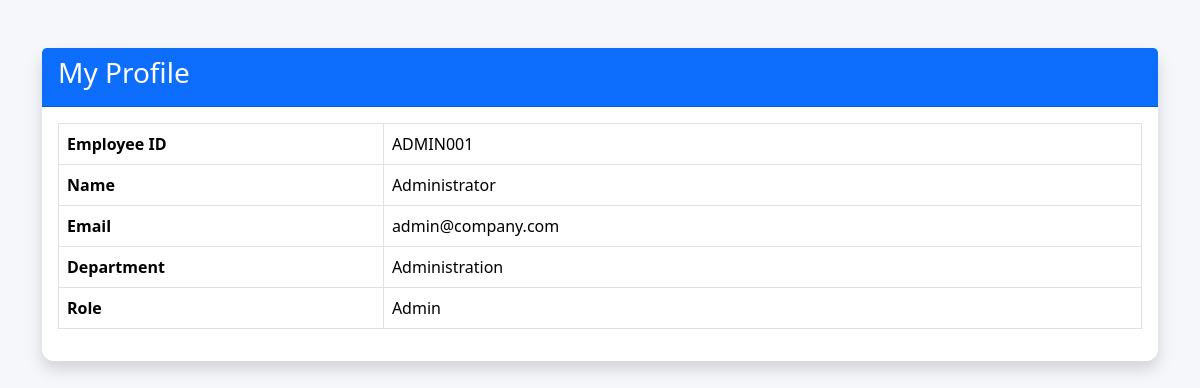
The app's page /profile (signed in) with its own data.
### models.py (models this page shows)
class User(db.Model):
    id = db.Column(db.Integer, primary_key=True)
    employee_id = db.Column(db.String(20), unique=True)
    name = db.Column(db.String(100), nullable=False)
    email = db.Column(db.String(100), unique=True, nullable=False)
    department = db.Column(db.String(100), nullable=False)
    password = db.Column(db.String(255), nullable=False)
    role = db.Column(db.String(20), default="Employee")

### app.py (the view)
@app.route("/profile")
def profile():
    if "user_id" not in session:
        return redirect(url_for("home"))
    user = User.query.get(session["user_id"])
    return render_template(
        "profile.html",
        user=user
    )

### templates/profile.html (shortened to what this page needs)
{% extends "base.html" %}
{% block content %}
<div class="container mt-5">
    <div class="card shadow">
        <div class="card-header bg-primary text-white">
            <h3>My Profile</h3>
        </div>
        <div class="card-body">
            <table class="table table-bordered">
                <tr>
                    <th width="30%">Employee ID</th>
                    <td>{{ user.employee_id }}</td>
                </tr>
                <tr>
                    <th>Name</th>
                    <td>{{ user.name }}</td>
                </tr>
                <tr>
                    <th>Email</th>
                    <td>{{ user.email }}</td>
                </tr>
                <tr>
                    <th>Department</th>
                    <td>{{ user.department }}</td>
                </tr>
                <tr>
                    <th>Role</th>
                    <td>{{ user.role }}</td>
                </tr>
            </table>
        </div>
    </div>
</div>
{% endblock %}

### static/css/style.css (style rules this page uses)
body { margin:0; padding:0; background:#f5f7fa; }
.card { border:none; border-radius:12px; box-shadow:0 0 10px rgba(0,0,0,.1); }
.table { background:white; }

### records on screen
User: employee_id "ADMIN001", name "Administrator", email "admin@company.com", department "Administration", role "Admin"
